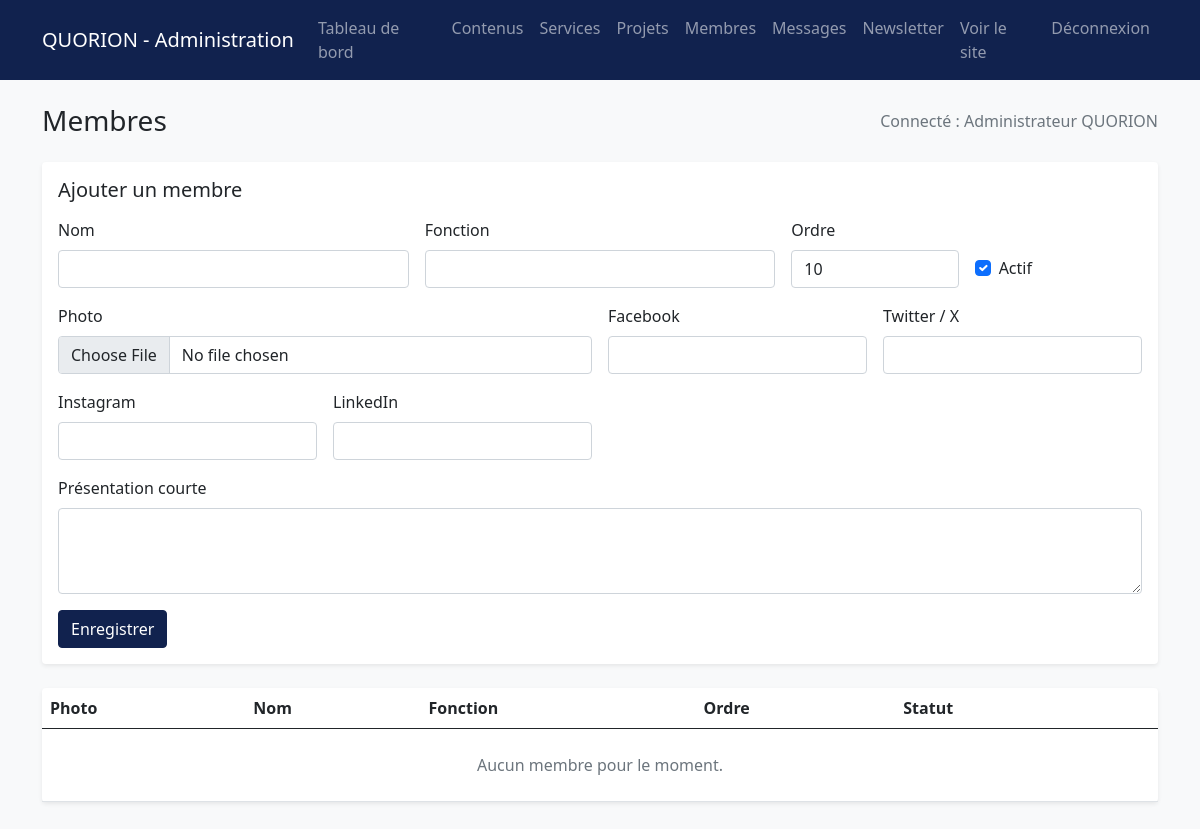
Before: /admin/members.php (signed in) with the older database file.
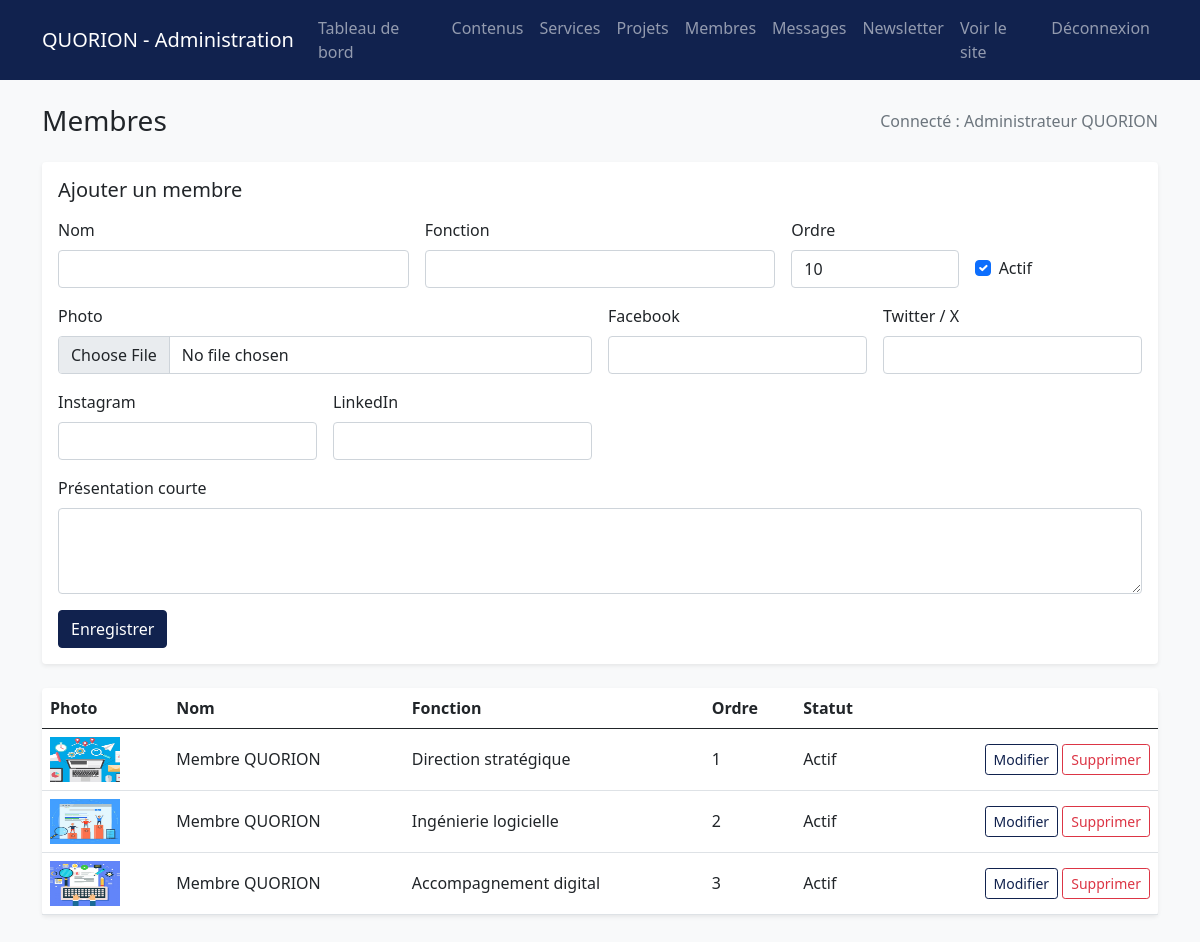
After: the same page with the newer database file.
### tables this page shows
CREATE TABLE team_members (
    id INT UNSIGNED NOT NULL AUTO_INCREMENT PRIMARY KEY,
    name VARCHAR(160) NOT NULL,
    position VARCHAR(160) NOT NULL,
    bio TEXT NOT NULL,
    image_path VARCHAR(255) NOT NULL,
    facebook_url VARCHAR(255) NOT NULL DEFAULT '',
    twitter_url VARCHAR(255) NOT NULL DEFAULT '',
    instagram_url VARCHAR(255) NOT NULL DEFAULT '',
    linkedin_url VARCHAR(255) NOT NULL DEFAULT '',
    display_order INT UNSIGNED NOT NULL DEFAULT 0,
    is_active TINYINT(1) NOT NULL DEFAULT 1,
    created_at TIMESTAMP NOT NULL DEFAULT CURRENT_TIMESTAMP,
    updated_at TIMESTAMP NOT NULL DEFAULT CURRENT_TIMESTAMP ON UPDATE CURRENT_TIMESTAMP
);

### app/bootstrap.php (called while the page is built, shortened)
<?php
function db(): PDO
{
    $dsn = sprintf('mysql:host=%s;dbname=%s;charset=utf8mb4', DB_HOST, DB_NAME);
    $pdo = new PDO($dsn, DB_USER, DB_PASS, [
        PDO::ATTR_ERRMODE => PDO::ERRMODE_EXCEPTION,
        PDO::ATTR_DEFAULT_FETCH_MODE => PDO::FETCH_ASSOC,
        PDO::ATTR_EMULATE_PREPARES => false,
    ]);
    return $pdo;
}
function e(?string $value): string
{
    return htmlspecialchars((string) $value, ENT_QUOTES | ENT_SUBSTITUTE, 'UTF-8');
}

### admin/members.php (the view, shortened to what this page needs)
<?php
require_once __DIR__ . '/_init.php';
$edit = ['id' => '', 'name' => '', 'position' => '', 'bio' => '', 'image_path' => '', 'facebook_url' => '', 'twitter_url' => '', 'instagram_url' => '', 'linkedin_url' => '', 'display_order' => 10, 'is_active' => 1];
$items = db()->query('SELECT * FROM team_members ORDER BY display_order, id')->fetchAll();
admin_header('Membres');
?>
        <div class="card shadow-sm border-0 mb-4"><div class="card-body">
            <h2 class="h5 mb-3"><?= $edit['id'] ? 'Modifier le membre' : 'Ajouter un membre' ?></h2>
            <form method="post" enctype="multipart/form-data" class="row g-3">
                <div class="col-md-4"><label class="form-label">Nom</label><input class="form-control" name="name" value="<?= e($edit['name']) ?>" maxlength="160" required></div>
                <div class="col-md-4"><label class="form-label">Fonction</label><input class="form-control" name="position" value="<?= e($edit['position']) ?>" maxlength="160" required></div>
                <div class="col-md-2"><label class="form-label">Ordre</label><input class="form-control" name="display_order" type="number" value="<?= e((string) $edit['display_order']) ?>" required></div>
                <div class="col-md-2 d-flex align-items-end"><div class="form-check mb-2"><input class="form-check-input" id="active" name="is_active" type="checkbox" <?= $edit['is_active'] ? 'checked' : '' ?>><label class="form-check-label" for="active">Actif</label></div></div>
                <div class="col-md-6"><label class="form-label">Photo</label><input class="form-control" name="image_file" type="file" accept="image/*" <?= $edit['image_path'] ? '' : 'required' ?>></div>
                <div class="col-md-3"><label class="form-label">Facebook</label><input class="form-control" name="facebook_url" value="<?= e($edit['facebook_url']) ?>"></div>
                <div class="col-md-3"><label class="form-label">Twitter / X</label><input class="form-control" name="twitter_url" value="<?= e($edit['twitter_url']) ?>"></div>
                <div class="col-md-3"><label class="form-label">Instagram</label><input class="form-control" name="instagram_url" value="<?= e($edit['instagram_url']) ?>"></div>
                <div class="col-md-3"><label class="form-label">LinkedIn</label><input class="form-control" name="linkedin_url" value="<?= e($edit['linkedin_url']) ?>"></div>
                <div class="col-12"><label class="form-label">Présentation courte</label><textarea class="form-control" name="bio" rows="3"><?= e($edit['bio']) ?></textarea></div>
                <div class="col-12"><button class="btn btn-primary" type="submit">Enregistrer</button><?php if ($edit['id']): ?> <a class="btn btn-link" href="members.php">Annuler</a><?php endif; ?></div>
            </form>
        </div></div>
        <div class="card shadow-sm border-0"><div class="table-responsive"><table class="table table-hover align-middle mb-0"><thead><tr><th>Photo</th><th>Nom</th><th>Fonction</th><th>Ordre</th><th>Statut</th><th></th></tr></thead><tbody>
            <?php foreach ($items as $item): ?>
            <tr><td><img src="../<?= e($item['image_path']) ?>" alt="" width="70" height="45" class="object-fit-cover"></td><td><?= e($item['name']) ?></td><td><?= e($item['position']) ?></td><td><?= e((string) $item['display_order']) ?></td><td><?= $item['is_active'] ? 'Actif' : 'Masqué' ?></td><td class="text-end"><a class="btn btn-sm btn-outline-primary" href="members.php?edit=<?= e((string) $item['id']) ?>">Modifier</a> <form method="post" class="d-inline"><input type="hidden" name="csrf_token" value="<?= e(csrf_token()) ?>"><input type="hidden" name="action" value="delete"><input type="hidden" name="id" value="<?= e((string) $item['id']) ?>"><button class="btn btn-sm btn-outline-danger" type="submit" onclick="return confirm('Supprimer ce membre ?')">Supprimer</button></form></td></tr>
            <?php endforeach; ?>
            <?php if (!$items): ?><tr><td colspan="6" class="text-center text-muted py-4">Aucun membre pour le moment.</td></tr><?php endif; ?>
        </tbody></table></div></div>
<?php admin_footer(); ?>

### admin/_init.php (shortened to what this page needs)
<?php
require_once __DIR__ . '/../app/bootstrap.php';
function admin_header(string $title): void
{
    $name = $_SESSION['admin_name'] ?? 'Administrateur';
    ?>
<!DOCTYPE html>
<html lang="fr">
<head>
    <link href="https://cdn.jsdelivr.net/npm/bootstrap@5.0.0/dist/css/bootstrap.min.css" rel="stylesheet">
    <link href="https://cdnjs.cloudflare.com/ajax/libs/font-awesome/5.10.0/css/all.min.css" rel="stylesheet">
    <link href="../assets/quorion.css" rel="stylesheet">
</head>
<body class="bg-light">
    <nav class="navbar navbar-expand-lg navbar-dark bg-primary mb-4">
        <div class="container">
            <a class="navbar-brand" href="index.php">QUORION - Administration</a>
            <div class="collapse navbar-collapse" id="adminNavigation">
                <div class="navbar-nav ms-auto">
                    <a class="nav-link" href="index.php">Tableau de bord</a>
                    <a class="nav-link" href="content.php">Contenus</a>
                    <a class="nav-link" href="services.php">Services</a>
                    <a class="nav-link" href="projects.php">Projets</a>
                    <a class="nav-link" href="members.php">Membres</a>
                    <a class="nav-link" href="messages.php">Messages</a>
                    <a class="nav-link" href="subscribers.php">Newsletter</a>
                    <a class="nav-link" href="../index.php" target="_blank">Voir le site</a>
                    <a class="nav-link" href="logout.php">Déconnexion</a>
                </div>
            </div>
        </div>
    </nav>
    <main class="container pb-5">
        <div class="d-flex justify-content-between align-items-center mb-4">
            <h1 class="h3 mb-0"><?= e($title) ?></h1>
            <span class="text-muted">Connecté : <?= e($name) ?></span>
        </div>
<?php
}
function admin_footer(): void
{
    ?>
    </main>
</body>
</html>
<?php
}

### assets/quorion.css (style rules this page uses)
:root { --primary: #11224E; --secondary: #F87B1B; --light: #FFFFFF; --dark: #11224E; }
.bg-primary { background-color: #11224E !important; }
.btn-primary { color: #FFFFFF; background-color: #11224E; border-color: #11224E; }
.btn-outline-primary { color: #11224E; border-color: #11224E; }

Changed rows visible on the page:
added team_members: image_path (picture), name "Membre QUORION", position "Direction stratégique", display_order "1", is_active "Actif"
added team_members: image_path (picture), name "Membre QUORION", position "Ingénierie logicielle", display_order "2", is_active "Actif"
added team_members: image_path (picture), name "Membre QUORION", position "Accompagnement digital", display_order "3", is_active "Actif"
Other visible differences:
text no longer shown: "Aucun membre pour le moment."
